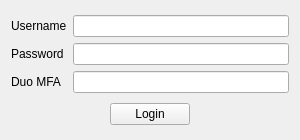
<?xml version="1.0" encoding="UTF-8"?>
<ui version="4.0">
 <class>LoginForm</class>
 <widget class="QWidget" name="LoginForm">
  <property name="geometry">
   <rect>
    <x>0</x>
    <y>0</y>
    <width>300</width>
    <height>140</height>
   </rect>
  </property>
  <property name="windowTitle">
   <string>Access Caltech Credentials...</string>
  </property>
  <layout class="QVBoxLayout" name="verticalLayout">
   <item>
    <layout class="QGridLayout" name="gridLayout" rowstretch="0,1,0">
     <item row="0" column="1">
      <widget class="QLineEdit" name="input_user"/>
     </item>
     <item row="0" column="0">
      <widget class="QLabel" name="label">
       <property name="text">
        <string>Username</string>
       </property>
      </widget>
     </item>
     <item row="1" column="0">
      <widget class="QLabel" name="label_2">
       <property name="text">
        <string>Password</string>
       </property>
      </widget>
     </item>
     <item row="1" column="1">
      <widget class="QLineEdit" name="input_pass">
       <property name="echoMode">
        <enum>QLineEdit::Password</enum>
       </property>
      </widget>
     </item>
     <item row="2" column="0">
      <widget class="QLabel" name="label_3">
       <property name="text">
        <string>Duo MFA</string>
       </property>
      </widget>
     </item>
     <item row="2" column="1">
      <widget class="QLineEdit" name="input_mfa"/>
     </item>
    </layout>
   </item>
   <item>
    <layout class="QHBoxLayout" name="horizontalLayout">
     <item>
      <spacer name="horizontalSpacer">
       <property name="orientation">
        <enum>Qt::Horizontal</enum>
       </property>
       <property name="sizeHint" stdset="0">
        <size>
         <width>40</width>
         <height>20</height>
        </size>
       </property>
      </spacer>
     </item>
     <item>
      <widget class="QPushButton" name="button_login">
       <property name="text">
        <string>Login</string>
       </property>
      </widget>
     </item>
     <item>
      <spacer name="horizontalSpacer_2">
       <property name="orientation">
        <enum>Qt::Horizontal</enum>
       </property>
       <property name="sizeHint" stdset="0">
        <size>
         <width>40</width>
         <height>20</height>
        </size>
       </property>
      </spacer>
     </item>
    </layout>
   </item>
  </layout>
 </widget>
 <resources/>
 <connections>
  <connection>
   <sender>button_login</sender>
   <signal>clicked()</signal>
   <receiver>LoginForm</receiver>
   <slot>accept()</slot>
   <hints>
    <hint type="sourcelabel">
     <x>137</x>
     <y>89</y>
    </hint>
    <hint type="destinationlabel">
     <x>61</x>
     <y>-14</y>
    </hint>
   </hints>
  </connection>
 </connections>
 <slots>
  <slot>accept()</slot>
 </slots>
</ui>
